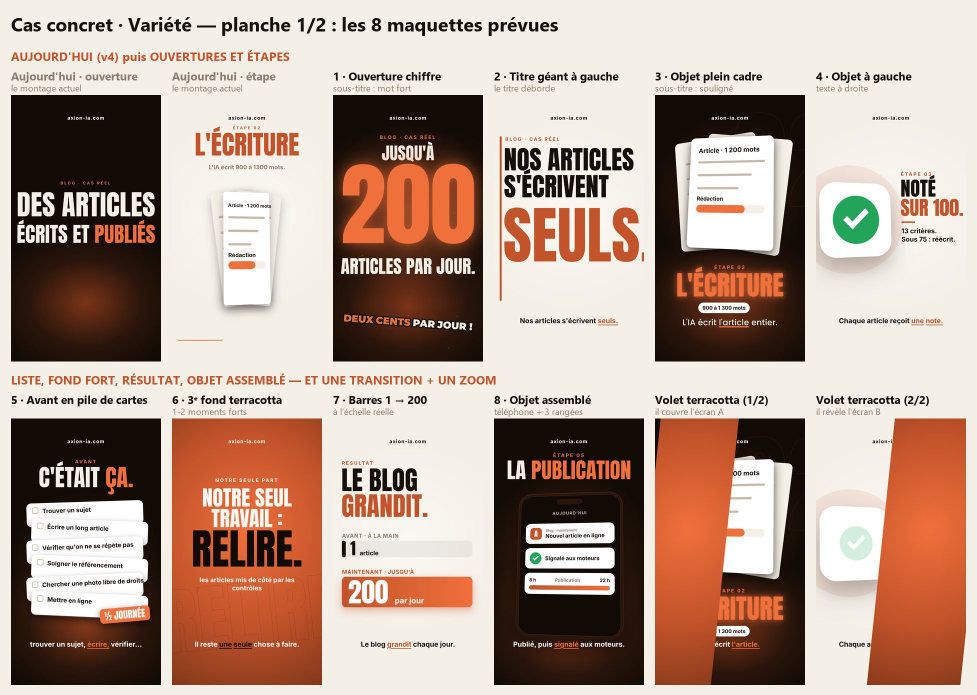
#> input picture outils/maquettes-variete/sortie/planche-1.jpg, 1954 x 1390 px, given in place of aujourdhui-accroche.jpg, which was not available (shown at 1/2 size)
$ python planche.py
#> lines starting #> are read from the running program, lines starting #| are printed output that depends on the picture; pictures that were not available may be replaced by others from this repository, and a replacement may not be noted
"""
MAQUETTES DE VARIÉTÉ (lot L1) · étape 3 : planches pour Will (étiquettes courtes en français).
Usage (racine du dépôt), après serveur.sh : python outils/maquettes-variete/planche.py
Sortie : outils/maquettes-variete/sortie/planche-1.jpg, planche-2.jpg et planche-maquettes.jpg (les deux réunies).
"""
import os
from PIL import Image, ImageDraw, ImageFont

D = os.path.join("outils", "maquettes-variete", "sortie")
FOND = (244, 239, 231)
ENCRE = (21, 16, 12)
ORANGE = (194, 83, 42)
GRIS = (138, 124, 110)


def police(taille, gras=True):
    for nom in (["segoeuib.ttf", "arialbd.ttf"] if gras else ["segoeui.ttf", "arial.ttf"]):
        try:
            return ImageFont.truetype(nom, taille)
        except OSError:
            pass
    return ImageFont.load_default()


L = 300  # largeur d'une vignette
H = int(L * 16 / 9)
MARGE = 22
ETIQ = 58


def tuile(c, d, x, y, fichier, titre, sous=None, couleur=ENCRE):
    im = Image.open(os.path.join(D, fichier)).convert("RGB").resize((L, H), Image.LANCZOS)
    c.paste(im, (x, y + ETIQ))
    d.text((x, y + 4), titre, fill=couleur, font=police(23))
    if sous:
        d.text((x, y + 31), sous, fill=GRIS, font=police(18, False))


def planche(nom, titre, rangees):
#> called with nom = 'planche-1.jpg'
    cols = max(len(r[1]) for r in rangees)
    larg = MARGE + cols * (L + MARGE)
    haut = 96 + len(rangees) * (H + ETIQ + 56)
    c = Image.new("RGB", (larg, haut), FOND)
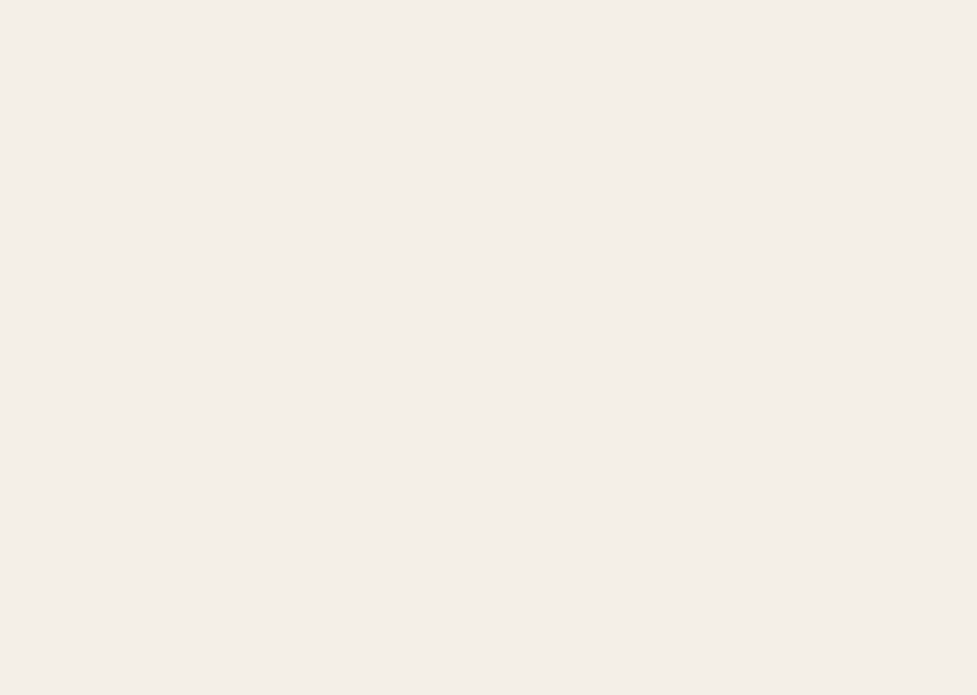
#> c: PIL image 1954x1390 RGB (shown at 1/2 size); mean R, G, B 244, 239, 231
    d = ImageDraw.Draw(c)
    d.text((MARGE, 22), titre, fill=ENCRE, font=police(38))
    y = 96
    for entete, tuiles in rangees:
        d.text((MARGE, y), entete, fill=ORANGE, font=police(24))
        y += 36
        for i, t in enumerate(tuiles):
            tuile(c, d, MARGE + i * (L + MARGE), y, *t)
#> in tuile, `im = Image.open(os.path.join(D, fichier)).convert("RGB").resize((L, H)..`:
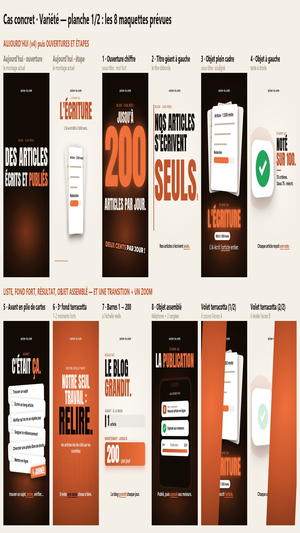
#> im: PIL image 300x533 RGB; mean R, G, B 181.9, 158, 144.5
#> in tuile, `c.paste(im, (x, y + ETIQ))`:
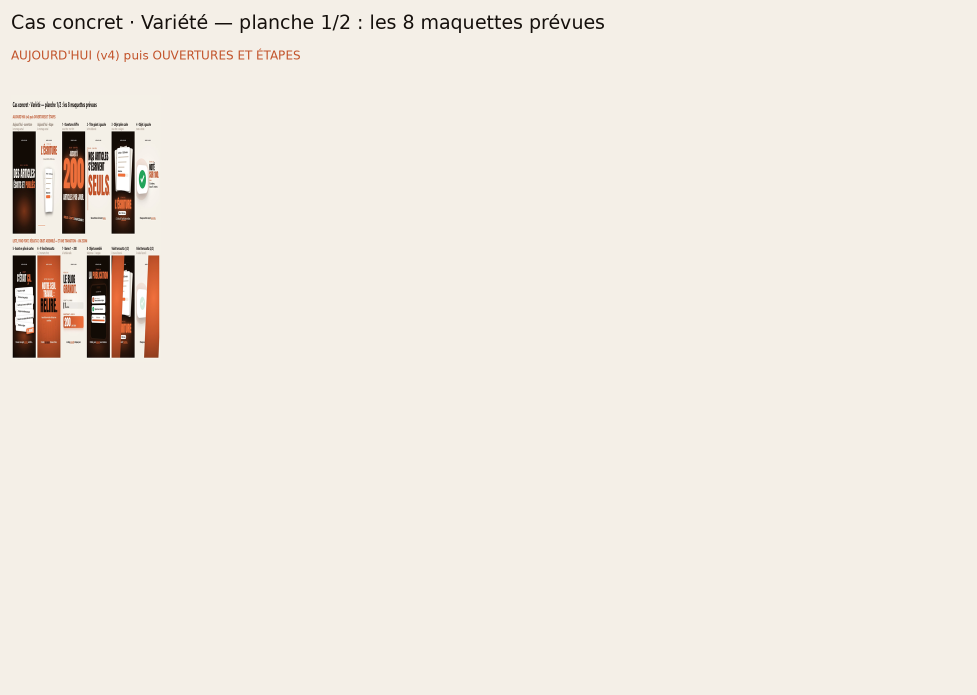
#> c: PIL image 1954x1390 RGB (shown at 1/2 size); mean R, G, B 239.6, 233.4, 225
        y += H + ETIQ + 20
    chemin = os.path.join(D, nom)
    c.save(chemin, quality=84, optimize=True)
    print(chemin, c.size, os.path.getsize(chemin) // 1024, "Ko")
    return c


#> (the run stopped early here; a loop or call above may not have finished)

$ run again, on outils/maquettes-variete/l7/capture.png
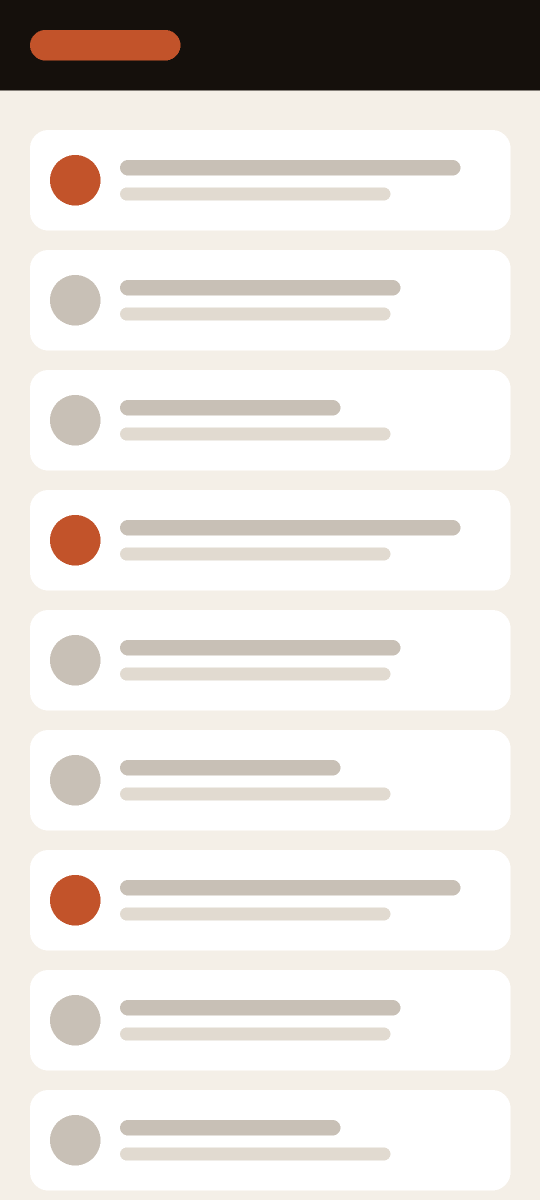
#> input picture outils/maquettes-variete/l7/capture.png, 1080 x 2400 px, given in place of aujourdhui-accroche.jpg, which was not available (shown at 1/2 size)
#> in tuile, `im = Image.open(os.path.join(D, fichier)).convert("RGB").resize((L, H)..`:
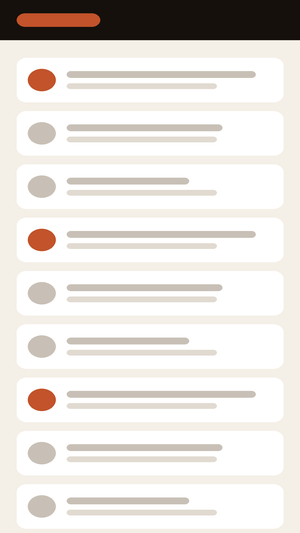
#> im: PIL image 300x533 RGB; mean R, G, B 229.3, 224.9, 220.6
#> in tuile, `c.paste(im, (x, y + ETIQ))`:
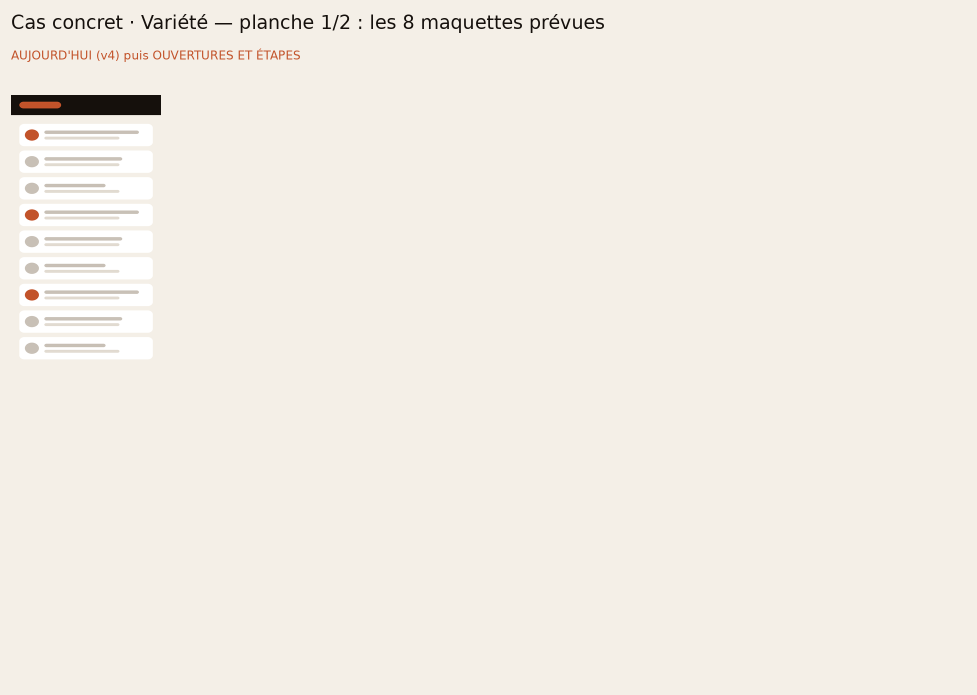
#> c: PIL image 1954x1390 RGB (shown at 1/2 size); mean R, G, B 242.4, 237.3, 229.5

$ run again, on studio-rendu/scripts/planche-photos/main.png
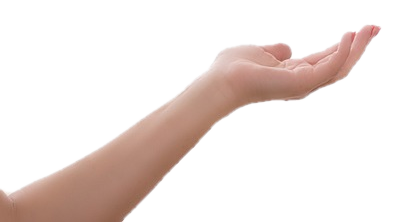
#> input picture studio-rendu/scripts/planche-photos/main.png, 400 x 222 px, given in place of aujourdhui-accroche.jpg, which was not available
#> in tuile, `im = Image.open(os.path.join(D, fichier)).convert("RGB").resize((L, H)..`:
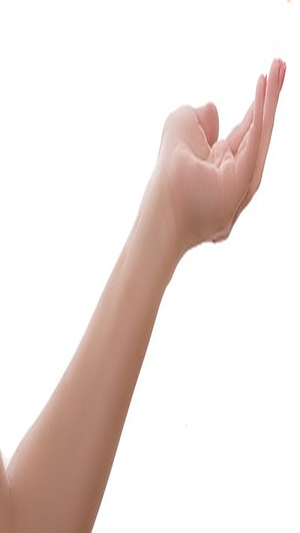
#> im: PIL image 300x533 RGB; mean R, G, B 237.9, 227.5, 223.8
#> in tuile, `c.paste(im, (x, y + ETIQ))`:
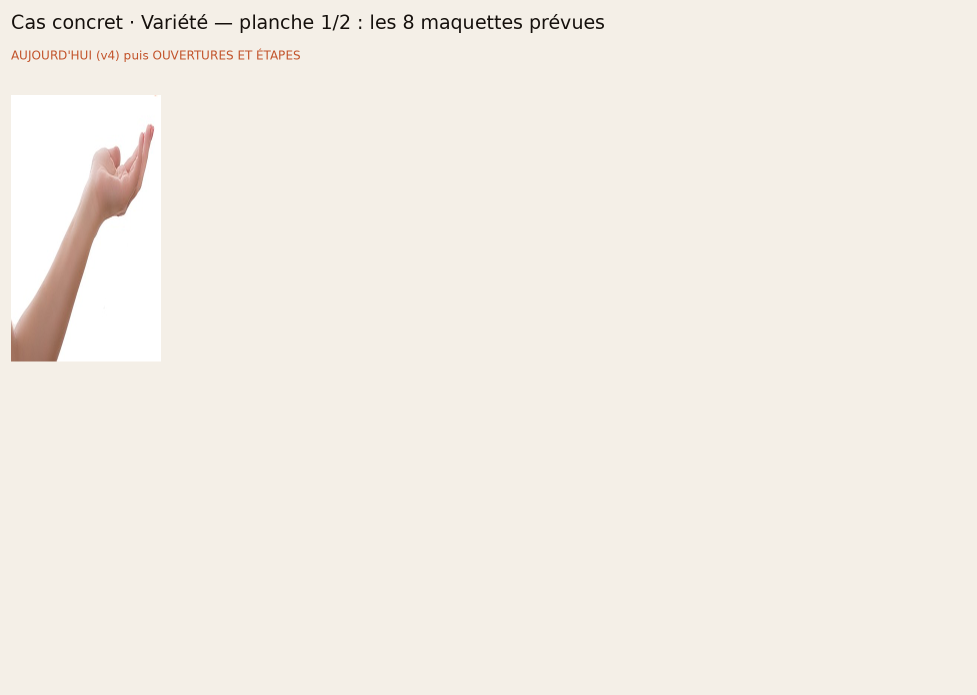
#> c: PIL image 1954x1390 RGB (shown at 1/2 size); mean R, G, B 242.9, 237.5, 229.7
